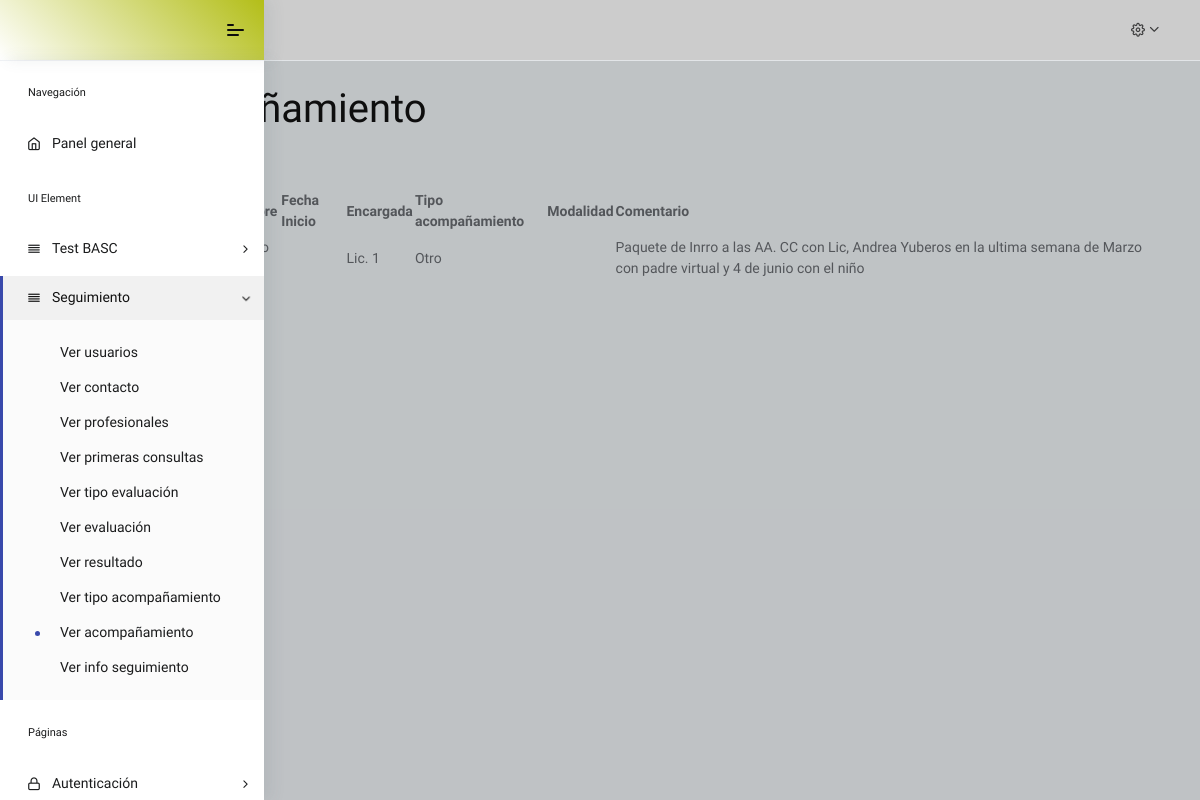
The app's page /all-acomp/ (signed in) with its own data.
### models.py (models this page shows, shortened)
class TimestampMixin(object):
    created = db.Column(
        db.DateTime, nullable=False, server_default=func.now())
    updated = db.Column(db.DateTime, onupdate=func.now())
    status = db.Column(Boolean, default=True)

class Profesionales(db.Model, TimestampMixin):
    __tablename__ = 'profesionales'
    id = db.Column(Integer, primary_key=True)
    nombre = db.Column(String(length=50), nullable=False)

class Tipo(db.Model, TimestampMixin):
    __tablename__ = 'tipo_acompanamiento'
    id = db.Column(Integer, primary_key=True)
    tipo = db.Column(String(length=50), nullable=False)

class AcompSegUser(db.Model, TimestampMixin):
    __tablename__ = 'acompanhar_user'
    id = db.Column(Integer, primary_key=True)
    fecha_inicio = db.Column(String(length=20))
    modalidad = db.Column(String(length=20))
    comentario = db.Column(Text)
    id_user = db.Column(Integer, ForeignKey('seguimiento_user.id'))
    user = db.relationship('SegUser', backref='acomp_user', lazy=True)
    id_tipo = db.Column(Integer, ForeignKey('tipo_acompanamiento.id'))
    tipo = db.relationship('Tipo', backref='tipo_acompanamiento', lazy=True)
    id_prof = db.Column(Integer, ForeignKey('profesionales.id'))
    prof = db.relationship('Profesionales', backref='user_prof', lazy=True)

### app.py (the view)
@app.route('/all-acomp/',  methods=["GET"])
@login_required
def all_acomp():
    acomp = AcompSegUser.query.all()
    users = [(b.id, b.nombre) for b in SegUser.query.all()]
    tipos = [(b.id, b.tipo) for b in Tipo.query.all()]
    profesionales = Profesionales.query.all()
    return render_template('all_acomp.html',
                           acomp=acomp, users=users, tipos=tipos, profesionales=profesionales)

### app.py (called while the page is built)
@login_manager.user_loader
def load_user(user_id):
    return Usuarios.get_by_id(int(user_id))

### models.py (called while the page is built)
    @staticmethod
    def get_by_id(id):
        return Usuarios.query.get(id)

### templates/all_acomp.html (shortened to what this page needs)
{% extends 'base2.html' %}
{% block body %}
<div class="container">
    <h1 class="h1 align-items-center">Acompañamiento</h1>
    <a class="btn btn-primary" href="{{ url_for('add_acomp') }}" role="button">Añadir</a>
    <table
          id="table"
          data-pagination="true"
          data-search="true"
          data-toggle="table"
          data-show-columns="true"
          data-locale="es-PY"
          data-show-columns-toggle-all="true"
    >
        <thead>
            <th>Acciones</th>
            <th data-sortable="true">Nombre</th>
            <th data-sortable="true">Fecha Inicio</th>
            <th data-sortable="true">Encargada</th>
            <th data-sortable="true">Tipo acompañamiento</th>
            <th data-sortable="true">Modalidad</th>
            <th data-sortable="true">Comentario</th>
        </thead>
        <tbody>
        {% for acompa in acomp %}
        <tr>
                <td>
                {% for user in users %}
                {% if user[0] == acompa.id_user %}
                    <a href="{{ url_for('edit_acomp',ac_id=acompa.id) }}" class="btn btn-success btn-circle" role="button" ><i class="far fa-edit">Editar</i></a>
                </td>
                <td>{{ user[1] }}</td>
                <td>{{acompa.fecha_inicio}}</td>
                    {% for profesional in profesionales %}
                        {% if profesional.id == acompa.id_prof %}
                            <td>{{profesional.nombre}}</td>
                        {% endif %}
                    {% endfor %}
                    {% for tipo in tipos %}
                        {% if tipo[0] == acompa.id_tipo %}
                        <td>{{tipo[1]}}</td>
                    {% endif %}
                    {% endfor %}
                <td>{{acompa.modalidad}}</td>
                <td>
                    {{acompa.comentario}}
                {% endif %}
                {% endfor %}
                </td>
        </tr>
        {% endfor %}
        </tbody>
    </table>
</div>
{% endblock %}

### records on screen
AcompSegUser: comentario "Paquete de Inrro a las AA. CC con Lic, Andrea Yuberos en la ultima semana de Marzo con padre virtual y 4 de junio con el niño"
Profesionales: nombre "Lic. 1"
Tipo: tipo "Otro"
